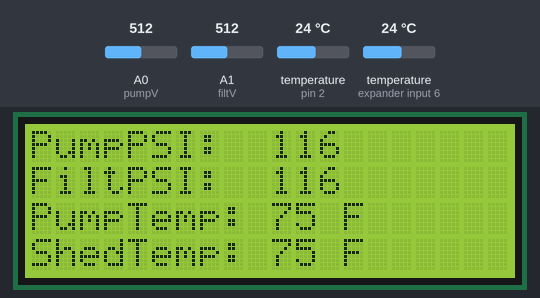
Bench run of a sketch on a simulated Arduino Uno, built with avr-gcc and run on an emulated ATmega328P. Shown: 20×4 character LCD. The inputs (shaded band) are chosen by the test bench; at power-on: temperature (sensors on pin 2, expander input 6) 24 °C, A0 (pumpV) = 512, A1 (filtV) = 512. What the sketch prints to the serial monitor is not drawn.

Above: at 5.0 s.
5.1 s: temperature (sensor on pin 2) set to 2.2 °C
At 13.7 s:
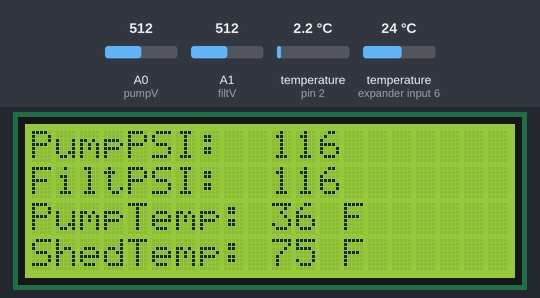
14.2 s: temperature (sensor on pin 2) set to 1.8 °C
At 21.5 s:
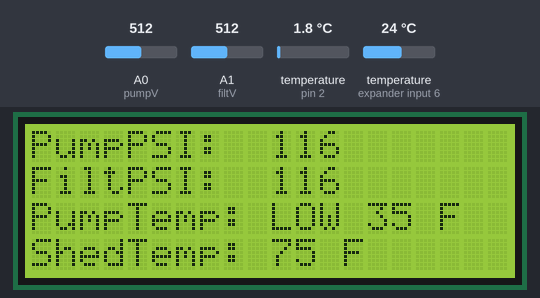
22.4 s: temperature (sensor on expander input 6) set to 2.1 °C
At 30.4 s:
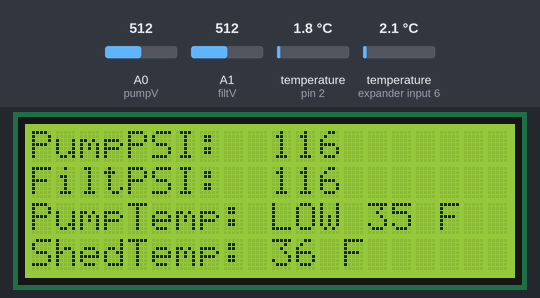
30.7 s: temperature (sensor on expander input 6) set to 1.8 °C
At 38.5 s:
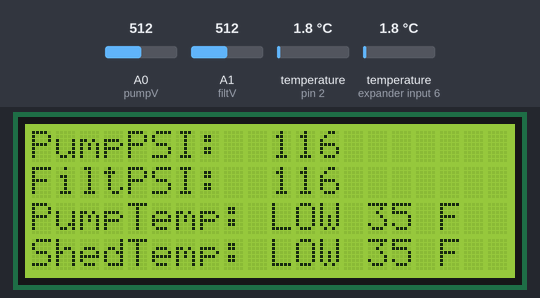
39.0 s: temperature (sensor on pin 2) set to 12 °C
At 46.3 s:
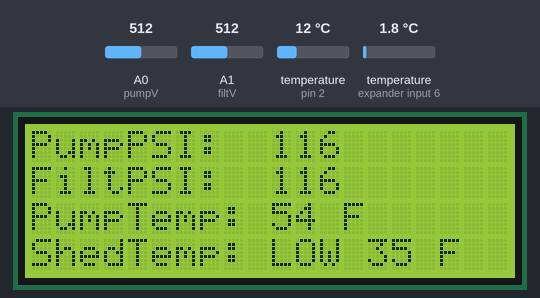
47.3 s: A0 (pumpV) set to 716
At 55.3 s:
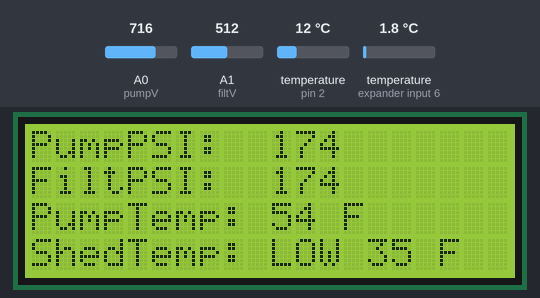
Timing chart, 0 to 56.5 s (numbered marks = the images above; inputs shaded):
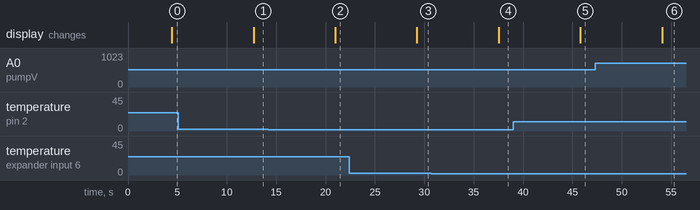

Measured:
- the behaviour switches between 2 and 1.9 °C on temperature (sensor on pin 2) (found by bisection; images 1 and 2)
- the behaviour switches between 2 and 1.9 °C on temperature (sensor on expander input 6) (found by bisection; images 3 and 4)
- after the input at 5.1 s, the display: changes after 7.6 s (image 1)
- after the input at 14.2 s, the display: changes after 6.8 s (image 2)
- after the input at 22.4 s, the display: changes after 6.9 s (image 3)
- after the input at 30.7 s, the display: changes after 6.8 s (image 4)
- after the input at 39.0 s, the display: changes after 6.8 s (image 5)
- after the input at 47.3 s, the display: changes after 6.8 s (image 6)

The sketch:

PumpMonitor_base.ino
```cpp
#include <OneWire.h>
#include <DallasTemperature.h>
#include <LiquidCrystal_I2C.h>
#include <Wire.h>

int pumpV = 0;
int filtV = 1;
const float  pumpOffSet = 0.493 ;
const float  filtOffSet = 0.493 ;
float V;
int P;
float V1;
int P1;
int numberOfDevices;
float pumpVoltage = 0;
float filtVoltage = 0;
#define ONE_WIRE_BUS 2
OneWire oneWire(ONE_WIRE_BUS);
DallasTemperature sensors(&oneWire);
LiquidCrystal_I2C lcd(0x27, 20, 4); // set the LCD address to 0x27 for a 16 chars and 2 line display
DeviceAddress pumpTherm = { 0x28, 0x9C, 0x83, 0x47, 0x2F, 0x14, 0x01, 0x73 };
DeviceAddress shedTherm = { 0x28, 0xDB, 0xF0, 0x9E, 0x2F, 0x14, 0x01, 0x32 };
const char mySSID[] = "iot";
const char myPSK[] = "h0bg0blin$";

void setup(void)
{
  Serial.begin(9600);
  sensors.begin();
  sensors.setResolution(pumpTherm, 10);
  sensors.setResolution(shedTherm, 10);
  lcd.init();
  lcd.init();
  lcd.backlight();
  analogReference(DEFAULT);
  pinMode(pumpV, INPUT);
  pinMode(filtV, INPUT);
  {
    Serial.println("Monitoring Pump Systems");
    lcd.setCursor(4, 0);
    lcd.print("Monitoring");
    lcd.setCursor(8, 1);
    lcd.print("Pump");
    lcd.setCursor(5, 2);
    lcd.print("Systems");
    delay(1000);

  }
}

void printTemperature(DeviceAddress deviceAddress)
{
  float tempC = sensors.getTempC(deviceAddress);
  if (tempC > 52.00) {
    Serial.print("HIGH TEMP  ");
    Serial.print(DallasTemperature::toFahrenheit(tempC));
    Serial.print(" F");
    lcd.print("HIGH ");
    lcd.print((DallasTemperature::toFahrenheit(tempC)),0);
    lcd.print(" F");
  } else {
    if (tempC < 2.00) {
      Serial.print("LOW TEMP  ");
      Serial.print(DallasTemperature::toFahrenheit(tempC));
      Serial.print(" F");
      lcd.print("LOW ");
      lcd.print((DallasTemperature::toFahrenheit(tempC)),0);
      lcd.print(" F");
    } else {
      Serial.print(DallasTemperature::toFahrenheit(tempC));
      Serial.print(" F");
      lcd.print((DallasTemperature::toFahrenheit(tempC)),0);
      lcd.print(" F");
    }
  }
}


void loop(void)
{
  sensors.requestTemperatures();               //Get Temps
  pumpVoltage = analogRead(pumpV);
  V = analogRead(0) * 5.00 / 1024;             //Get Pressure Voltage
  P = ((V - pumpOffSet) * 400 / 6.865);         //Calculate Pressure
  delay(1500);
  filtVoltage = analogRead(filtV);
  V1 = analogRead(0) * 5.00 / 1024;           //Get Voltage
  P1 = ((V1 - filtOffSet) * 400 / 6.865);      //Calculate Pressure
  delay(1500);
  lcd.clear();
  Serial.print("Pump: ");   //Print Pressures
  Serial.print(V, 3);
  Serial.print("V ");
  Serial.print(P, 2);
  Serial.println(" PSI");
  lcd.setCursor(0, 0);
  lcd.print("PumpPSI:");
  lcd.setCursor(10, 0);
  lcd.print(P, 1);
  Serial.print("Filt: ");
  Serial.print(V1, 3);
  Serial.print("V ");
  Serial.print(P1, 2);
  Serial.println(" PSI");
  lcd.setCursor(0, 1);
  lcd.print("FiltPSI:");
  lcd.setCursor(10, 1);
  lcd.print(P1, 1);
  Serial.println();
  lcd.setCursor(0, 2);                      //Print Temparatures
  lcd.print("PumpTemp:");
  lcd.setCursor(10, 2);
  Serial.print("Pump Temp:  ");
  printTemperature(pumpTherm);
  Serial.print("\n\r");
  lcd.setCursor(0, 3);
  lcd.print("ShedTemp:");
  lcd.setCursor(10, 3);
  Serial.print("Shed Temp:  ");
  printTemperature(shedTherm);
  Serial.print("\n\r");
  Serial.println();
  Serial.println();
  delay(5000);
}
```
